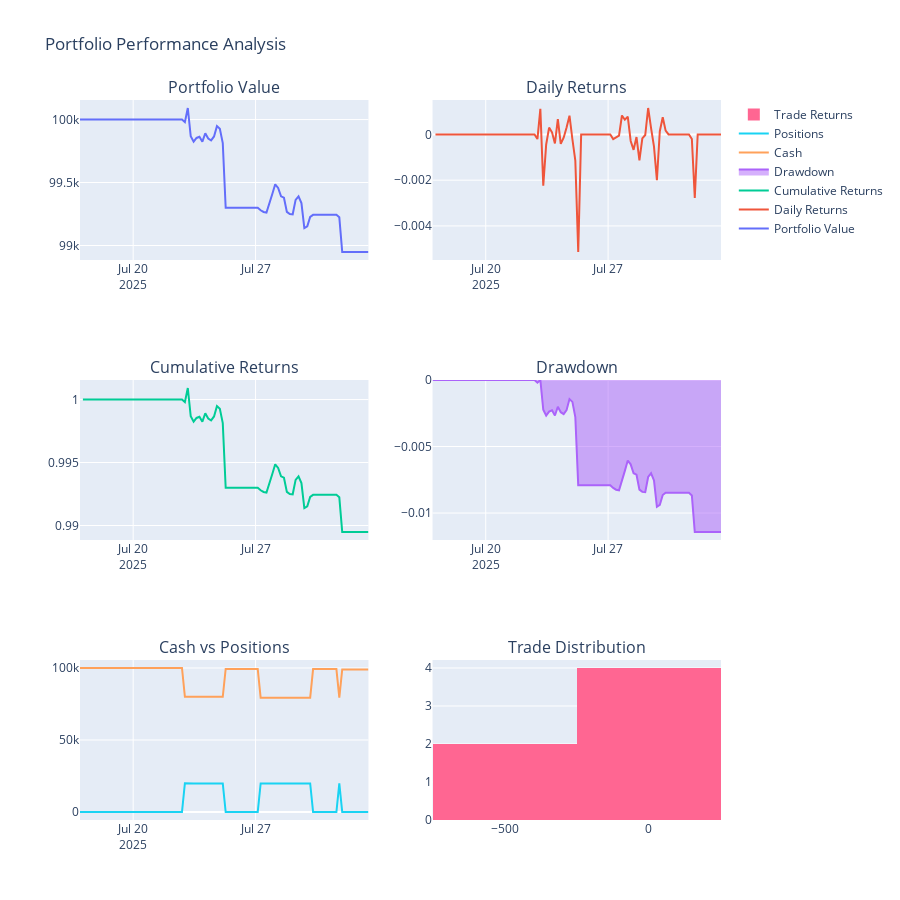

Notebook source saved alongside this figure:
### Code cell
# Cell 7: Visualize portfolio performance
def plot_portfolio_performance(engine):
    """Plot portfolio performance"""
    portfolio_history = engine.portfolio_history
    
    if not portfolio_history:
        print("Không có dữ liệu portfolio history")
        return
    
    df = pd.DataFrame(portfolio_history)
    df['date'] = pd.to_datetime(df['date'])
    df.set_index('date', inplace=True)
    
    # Create subplots
    fig = make_subplots(
        rows=3, cols=2,
        subplot_titles=('Portfolio Value', 'Daily Returns', 'Cumulative Returns', 
                       'Drawdown', 'Cash vs Positions', 'Trade Distribution'),
        specs=[[{"secondary_y": False}, {"secondary_y": False}],
               [{"secondary_y": False}, {"secondary_y": False}],
               [{"secondary_y": False}, {"secondary_y": False}]]
    )
    
    # Portfolio Value
    fig.add_trace(
        go.Scatter(x=df.index, y=df['total_value'], 
                  mode='lines', name='Portfolio Value'),
        row=1, col=1
    )
    
    # Daily Returns
    daily_returns = df['total_value'].pct_change()
    fig.add_trace(
        go.Scatter(x=df.index, y=daily_returns, 
                  mode='lines', name='Daily Returns'),
        row=1, col=2
    )
    
    # Cumulative Returns
    cumulative_returns = (1 + daily_returns).cumprod()
    fig.add_trace(
        go.Scatter(x=df.index, y=cumulative_returns, 
                  mode='lines', name='Cumulative Returns'),
        row=2, col=1
    )
    
    # Drawdown
    running_max = df['total_value'].expanding().max()
    drawdown = (df['total_value'] - running_max) / running_max
    fig.add_trace(
        go.Scatter(x=df.index, y=drawdown, 
                  mode='lines', name='Drawdown', fill='tonexty'),
        row=2, col=2
    )
    
    # Cash vs Positions
    fig.add_trace(
        go.Scatter(x=df.index, y=df['cash'], 
                  mode='lines', name='Cash'),
        row=3, col=1
    )
    fig.add_trace(
        go.Scatter(x=df.index, y=df['total_value'] - df['cash'], 
                  mode='lines', name='Positions'),
        row=3, col=1
    )
    
    # Trade Distribution (if available)
    if hasattr(engine, 'trades') and engine.trades:
        trade_returns = [trade.pnl for trade in engine.trades]
        fig.add_trace(
            go.Histogram(x=trade_returns, name='Trade Returns'),
            row=3, col=2
        )
    
    fig.update_layout(height=900, title_text="Portfolio Performance Analysis")
    fig.show()

# Chạy visualization
plot_portfolio_performance(engine)
